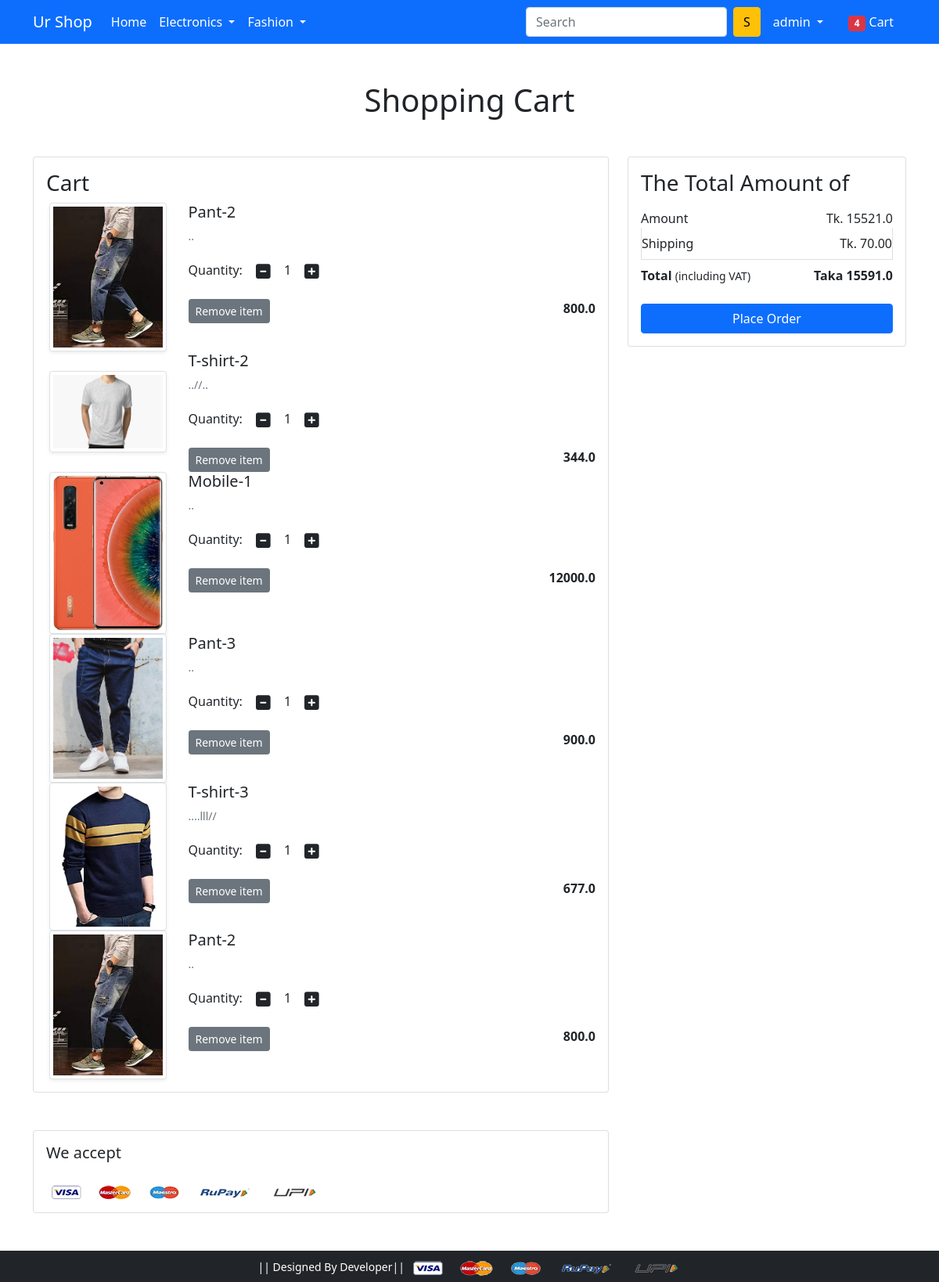
The app's page /cart/ (signed in) with its own data.
### app/models.py (models this page shows, shortened)
class Cart(models.Model):
    user = models.ForeignKey(User, on_delete=models.CASCADE)
    product = models.ForeignKey(Product, on_delete=models.CASCADE)
    quantity = models.PositiveIntegerField(default=1)
    def __str__(self):
        return str(self.id)

class Product(models.Model):
    title = models.CharField(max_length=200)
    selling_price = models.FloatField()
    discounted_price = models.FloatField()
    description = models.TextField()
    brand = models.CharField(max_length=22)
    category = models.CharField(choices=CATEGORY_CHOICES, max_length=2)
    product_image = models.ImageField(upload_to='productimg')

### app/views.py (the view)
# urls.py: path('cart/', views.show_cart, name='show_cart'),
def show_cart(request):
    if request.user.is_authenticated:
        user = request.user
        carts = Cart.objects.filter(user=user)
        print(carts)
        cart_product = [p for p in carts]
        print(cart_product)
        amount = 0.0
        shipping_amount = 70.0
        total_amount = 0.0
        if cart_product:
            for p in cart_product:
                temp_amount = (p.quantity * p.product.discounted_price)
                amount += temp_amount
                total_amount = amount + shipping_amount
                print(p.id)
        return render(request, 'app/addtocart.html', {'carts': carts, 'amount': amount, 'total_amount': total_amount})

### app/templates/app/addtocart.html (shortened to what this page needs)
{% extends 'app/base.html' %}
{% load static %}
{% block main-content %}
<div class="container my-5">
 <div class="row">
  <h1 class="text-center mb-5">Shopping Cart</h1>
  <div class="col-sm-8">
  <div class="card">
   <div class="card-body">
    <h3>Cart</h3>
    {% for cart in carts %}
    <div class="row">
     <div class="col-sm-3 text-center align-self-center"><img src="{{cart.product.product_image.url}}" alt="" srcset="" class="img-fluid img-thumbnail shadow-sm" height="150" width="150"> </div>
     <div class="col-sm-9">
      <div>
       <h5>{{cart.product.title}}</h5>
       <p class="mb-2 text-muted small">{{cart.product.description}}</p>
       <div class="my-3">
        <label for="quantity">Quantity:</label>
        <a class="minus-cart btn"><i class="fas fa-minus-square fa-lg"></i></a>
          <span id="quantity">{{cart.quantity}}</span>
        <a class="plus-cart btn"><i class="fas fa-plus-square fa-lg"></i></a>
       </div>
       <div class="d-flex justify-content-between">
        <a href="#" class="btn btn-sm btn-secondary mr-3">Remove item </a>
        <p class="mb-0"><span><strong>{{cart.product.discounted_price}}</strong></span></p>
       </div>
      </div>
     </div>
    </div>
    {% endfor %}
   </div>
   </div>
  </div>
  <div class="col-sm-4">
   <div class="card">
    <div class="card-body">
      <h3>The Total Amount of</h3>
      <ul class="list-group">
       <li class="list-group-item d-flex justify-content-between align-items-center border-0 px-0 pb-0">Amount<span>Tk. {{amount}}</span></li>
       <li class="list-group-item d-flex justify-content-between align-items-center px-0">Shipping<span>Tk. 70.00</span></li>
       <li class="list-group-item d-flex justify-content-between align-items-center border-0 px-0 mb-3">
        <div>
           <strong>Total</strong> <small>(including VAT)</small>
         </div>
         <span><strong>Taka {{total_amount}}</strong></span>
       </li>
      </ul>
      <div class="d-grid"><a href="{% url 'checkout' %}" class="btn btn-primary">Place Order</a></div>
    </div>
   </div>
  </div>
 </div>
</div>
<div class="container">
 <div class="row">
  <div class="col-sm-8">
   <div class="card">
    <div class="card-body">
      <h5 class="mb-4">We accept</h5>
      <img src="{% static 'app/images/payment.png' %}" alt="" class="img-fluid">
    </div>
  </div>
  </div>
 </div>
</div>
{% endblock main-content %}

### app/templates/app/base.html (shortened to what this page needs)
<!doctype html>
{% load static %}
<html lang="en">
  <head>
    <link href="https://cdn.jsdelivr.net/npm/bootstrap@5.0.0-beta1/dist/css/bootstrap.min.css" rel="stylesheet">
    <link rel="stylesheet" href="{% static 'app/css/owl.carousel.min.css' %}">
    <link rel="stylesheet" href="{% static 'app/css/all.min.css' %}">
    <link rel="stylesheet" href="{% static 'app/css/style.css' %}">
  </head>
  <body>
    <nav class="navbar navbar-expand-lg navbar-dark bg-primary">
     <div class="container">
       <a class="navbar-brand" href="/">Ur Shop</a>
       <div class="collapse navbar-collapse" id="navbarSupportedContent">
         <ul class="navbar-nav me-auto mb-2 mb-lg-0">
           <li class="nav-item">
             <a class="nav-link active" aria-current="page" href="/">Home</a>
           </li>
           <li class="nav-item dropdown">
             <a class="nav-link dropdown-toggle text-white" href="#" id="electronicsDropdown" role="button" data-bs-toggle="dropdown" aria-expanded="false">
               Electronics
             </a>
           </li>
           <li class="nav-item dropdown">
             <a class="nav-link dropdown-toggle text-white" href="#" id="fashionDropdown" role="button" data-bs-toggle="dropdown" aria-expanded="false">
               Fashion
             </a>
           </li>
         </ul>
         <form class="d-flex">
           <input class="form-control me-2" type="search" placeholder="Search" aria-label="Search">
           <button class="btn btn-warning" type="submit">S</button>
         </form>
         <div>
          <ul class="navbar-nav me-auto mb-2 mb-lg-0">
              {% if request.user.is_authenticated %}
           <li class="nav-item dropdown mx-2">
              <a class="nav-link dropdown-toggle text-white" href="#" id="profileDropdown" role="button" data-bs-toggle="dropdown" aria-expanded="false">
                {{ request.user.username }}
              </a>
            </li>
            <li class="nav-item mx-2">
             <a href="{% url 'show_cart' %}" class="nav-link text-white"><span class="badge bg-danger">4</span> Cart </a>
            </li>
              {% endif %}
          </ul>
         </div>
       </div>
     </div>
    </nav>
    {% block main-content %} {% endblock main-content %}
    <footer class="container-fluid bg-dark text-center p-2 mt-5">
        <small class="text-white"> || Designed By  Developer|| </small>
        <img src="{% static 'app/images/payment.png' %}" alt="" srcset="" class="img-fluid" height="2px">
    </footer>
  </body>
</html>

### records on screen
Cart: product.product_image (picture), product "Pant-2", product.description "..", quantity "1", product.discounted_price "800.0"
Cart: product.product_image (picture), product "T-shirt-2", product.description "..//..", quantity "1", product.discounted_price "344.0"
Cart: product.product_image (picture), product "Mobile-1", product.description "..", quantity "1", product.discounted_price "12000.0"
Cart: product.product_image (picture), product "Pant-3", product.description "..", quantity "1", product.discounted_price "900.0"
Cart: product.product_image (picture), product "T-shirt-3", product.description "....lll//", quantity "1", product.discounted_price "677.0"
Cart: product.product_image (picture), product "Pant-2", product.description "..", quantity "1", product.discounted_price "800.0"

### other values on screen
{{ request.user.username }} "admin"
{{ amount }} "15521.0"
{{ total_amount }} "15591.0"
